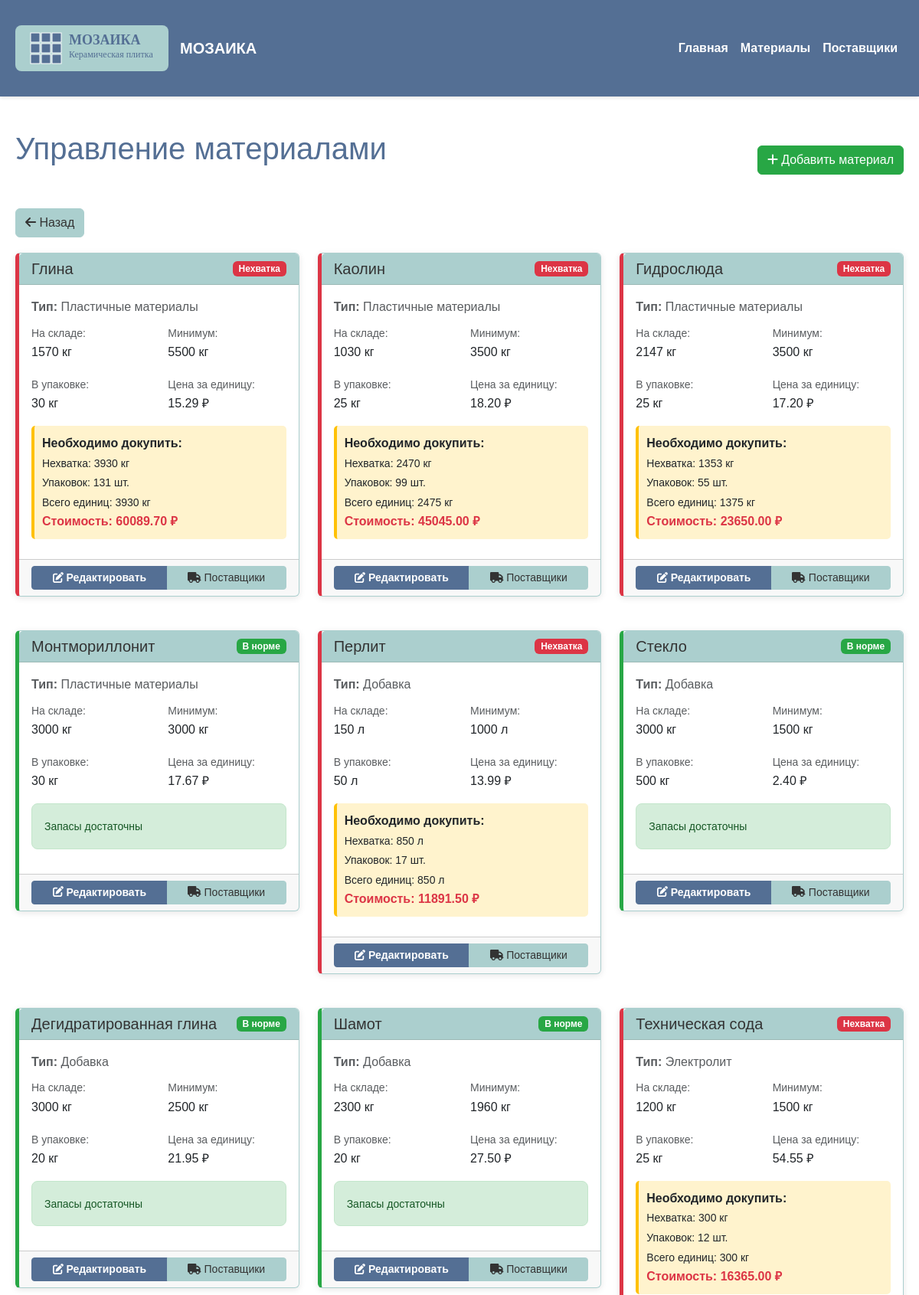
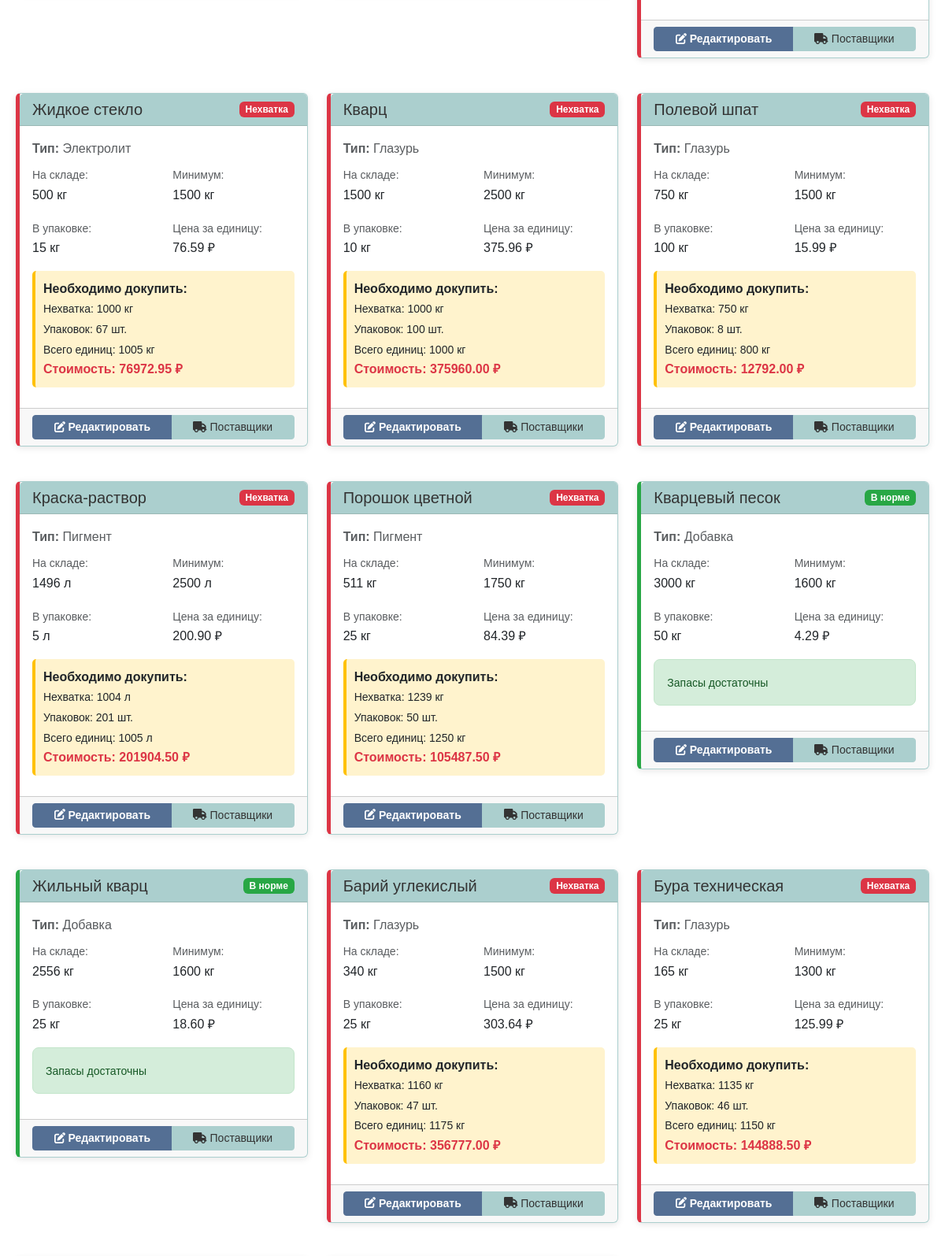
The page /materials (upper part) on the database its author committed (2 pictures, top to bottom).
### models.py (models this page shows, shortened)
class Material(db.Model):
    __tablename__ = 'materials'
    id = db.Column(db.Integer, primary_key=True)
    name = db.Column(db.String(200), nullable=False)
    type_id = db.Column(db.Integer, db.ForeignKey('material_types.id'), nullable=False)
    description = db.Column(db.Text)
    unit_of_measure = db.Column(db.String(20), nullable=False)  # единица измерения
    quantity_in_package = db.Column(db.Integer, nullable=False, default=1)  # количество в упаковке
    quantity_in_stock = db.Column(db.Integer, nullable=False, default=0)  # количество на складе
    min_quantity = db.Column(db.Integer, nullable=False, default=0)  # минимальное количество
    price_per_unit = db.Column(db.Numeric(10, 2), nullable=False)  # цена за единицу
    created_at = db.Column(db.DateTime, default=datetime.utcnow)
    updated_at = db.Column(db.DateTime, default=datetime.utcnow, onupdate=datetime.utcnow)
    def calculate_min_purchase_cost(self):
        if self.quantity_in_stock >= self.min_quantity:
            return 0.0
        shortage = self.min_quantity - self.quantity_in_stock
        packages_needed = (shortage + self.quantity_in_package - 1) // self.quantity_in_package
        total_units_to_buy = packages_needed * self.quantity_in_package
        cost = float(total_units_to_buy * self.price_per_unit)
        return round(cost, 2)
    def get_shortage_info(self):
        if self.quantity_in_stock >= self.min_quantity:
            return {
                'has_shortage': False,
                'shortage_amount': 0,
                'packages_needed': 0,
                'total_units_to_buy': 0,
                'min_purchase_cost': 0.0
            }
        shortage = self.min_quantity - self.quantity_in_stock
        packages_needed = (shortage + self.quantity_in_package - 1) // self.quantity_in_package
        total_units_to_buy = packages_needed * self.quantity_in_package
        cost = self.calculate_min_purchase_cost()
        return {
            'has_shortage': True,
            'shortage_amount': shortage,
            'packages_needed': packages_needed,
            'total_units_to_buy': total_units_to_buy,
            'min_purchase_cost': cost
        }

class MaterialType(db.Model):
    __tablename__ = 'material_types'
    id = db.Column(db.Integer, primary_key=True)
    name = db.Column(db.String(100), nullable=False, unique=True)
    description = db.Column(db.Text)
    materials = db.relationship('Material', backref='material_type', lazy=True)

### routes.py (the view)
@app.route('/materials')
def materials():
    try:
        materials_list = Material.query.join(MaterialType).all()
        materials_with_costs = []
        for material in materials_list:
            material_data = {
                'material': material,
                'shortage_info': material.get_shortage_info()
            }
            materials_with_costs.append(material_data)
        return render_template('materials.html', materials=materials_with_costs)
    except Exception as e:
        logging.error(f"Error loading materials: {e}")
        flash('Ошибка при загрузке списка материалов', 'error')
        return render_template('error.html', error="Не удалось загрузить список материалов")

### templates/materials.html (shortened to what this page needs)
{% extends "base.html" %}
{% block page_header %}
<div class="d-flex justify-content-between align-items-center mb-4">
    <h1>Управление материалами</h1>
    <a href="{{ url_for('add_material') }}" class="btn btn-success">
        <i class="fas fa-plus"></i> Добавить материал
    </a>
</div>
{% endblock %}
{% block content %}
<div class="back-button">
    <a href="{{ url_for('index') }}" class="btn btn-secondary">
        <i class="fas fa-arrow-left"></i> Назад
    </a>
</div>
{% if materials %}
    <div class="row">
        {% for material_data in materials %}
            {% set material = material_data.material %}
            {% set shortage_info = material_data.shortage_info %}
            <div class="col-lg-6 col-xl-4 mb-4">
                <div class="card material-card {{ 'shortage-highlight' if shortage_info.has_shortage else 'adequate-stock' }}">
                    <div class="card-header d-flex justify-content-between align-items-center">
                        <h5 class="card-title mb-0">{{ material.name }}</h5>
                        {% if shortage_info.has_shortage %}
                            <span class="badge badge-shortage">Нехватка</span>
                        {% else %}
                            <span class="badge badge-ok">В норме</span>
                        {% endif %}
                    </div>
                    <div class="card-body">
                        <p class="text-muted mb-2">
                            <strong>Тип:</strong> {{ material.material_type.name }}
                        </p>
                        <div class="row mb-3">
                            <div class="col-6">
                                <small class="text-muted">На складе:</small><br>
                                <span class="h6">{{ material.quantity_in_stock }} {{ material.unit_of_measure }}</span>
                            </div>
                            <div class="col-6">
                                <small class="text-muted">Минимум:</small><br>
                                <span class="h6">{{ material.min_quantity }} {{ material.unit_of_measure }}</span>
                            </div>
                        </div>
                        <div class="row mb-3">
                            <div class="col-6">
                                <small class="text-muted">В упаковке:</small><br>
                                <span>{{ material.quantity_in_package }} {{ material.unit_of_measure }}</span>
                            </div>
                            <div class="col-6">
                                <small class="text-muted">Цена за единицу:</small><br>
                                <span>{{ "%.2f"|format(material.price_per_unit) }} ₽</span>
                            </div>
                        </div>
                        {% if shortage_info.has_shortage %}
                            <div class="cost-highlight">
                                <strong>Необходимо докупить:</strong><br>
                                <small>Нехватка: {{ shortage_info.shortage_amount }} {{ material.unit_of_measure }}</small><br>
                                <small>Упаковок: {{ shortage_info.packages_needed }} шт.</small><br>
                                <small>Всего единиц: {{ shortage_info.total_units_to_buy }} {{ material.unit_of_measure }}</small><br>
                                <strong class="text-danger">
                                    Стоимость: {{ "%.2f"|format(shortage_info.min_purchase_cost) }} ₽
                                </strong>
                            </div>
                        {% else %}
                            <div class="alert alert-success">
                                <small>Запасы достаточны</small>
                            </div>
                        {% endif %}
                    </div>
                    <div class="card-footer">
                        <div class="btn-group w-100" role="group">
                            <a href="{{ url_for('edit_material', id=material.id) }}"
                               class="btn btn-primary btn-sm">
                                <i class="fas fa-edit"></i> Редактировать
                            </a>
                            <a href="{{ url_for('material_suppliers', id=material.id) }}"
                               class="btn btn-secondary btn-sm">
                                <i class="fas fa-truck"></i> Поставщики
                            </a>
                        </div>
                    </div>
                </div>
            </div>
        {% endfor %}
    </div>
                    {% set total_materials = materials|length %}
                    {% set shortage_materials = materials|selectattr('shortage_info.has_shortage')|list %}
                    {% set total_shortage_cost = shortage_materials|sum(attribute='shortage_info.min_purchase_cost') %}
{% endif %}
{% endblock %}

### static/css/style.css (style rules this page uses)
body { font-family: 'Comic Sans MS', cursive, sans-serif; background-color: #FFFFFF; color: #333; margin: 0; padding: 0; line-height: 1.6; }
h1, h2, h3, h4, h5, h6 { font-family: 'Comic Sans MS', cursive, sans-serif; color: #546F94; margin-bottom: 15px; }
h1 { font-size: 2.5em; text-align: center; margin-bottom: 30px; }
.btn-primary { background-color: #546F94; border-color: #546F94; font-family: 'Comic Sans MS', cursive, sans-serif; font-weight: bold; }
.btn-secondary { background-color: #ABCFCE; border-color: #ABCFCE; color: #333; font-family: 'Comic Sans MS', cursive, sans-serif; }
.btn-success { background-color: #28a745; border-color: #28a745; font-family: 'Comic Sans MS', cursive, sans-serif; }
.card { border: 1px solid #ABCFCE; box-shadow: 0 2px 8px rgba(0,0,0,0.1); margin-bottom: 20px; }
.card-header { background-color: #ABCFCE; color: #333; font-weight: bold; border-bottom: 1px solid #9bb8b5; }
.card-body { background-color: #FFFFFF; }
.alert { font-family: 'Comic Sans MS', cursive, sans-serif; border-radius: 8px; }
.alert-success { background-color: #d4edda; border-color: #c3e6cb; color: #155724; }
.badge { font-family: 'Comic Sans MS', cursive, sans-serif; }
.badge-shortage { background-color: #dc3545; color: white; }
.badge-ok { background-color: #28a745; color: white; }
.material-card { transition: transform 0.2s; }
.shortage-highlight { border-left: 5px solid #dc3545; }
.adequate-stock { border-left: 5px solid #28a745; }
.cost-highlight { background-color: #fff3cd; padding: 10px; border-radius: 5px; border-left: 4px solid #ffc107; margin: 10px 0; }
.back-button { margin-bottom: 20px; }

### rows shown on the page
Material: name "Глина", quantity_in_stock "1570", unit_of_measure "кг", min_quantity "5500", unit_of_measure "кг", quantity_in_package "30", unit_of_measure "кг", price_per_unit "15.29", unit_of_measure "кг", unit_of_measure "кг"
MaterialType: material_type.name "Пластичные материалы" "Пластичные материалы" "Пластичные материалы" "Пластичные материалы"
Material: name "Каолин", quantity_in_stock "1030", unit_of_measure "кг", min_quantity "3500", unit_of_measure "кг", quantity_in_package "25", unit_of_measure "кг", price_per_unit "18.20", unit_of_measure "кг", unit_of_measure "кг"
Material: name "Гидрослюда", quantity_in_stock "2147", unit_of_measure "кг", min_quantity "3500", unit_of_measure "кг", quantity_in_package "25", unit_of_measure "кг", price_per_unit "17.20", unit_of_measure "кг", unit_of_measure "кг"
Material: name "Монтмориллонит", quantity_in_stock "3000", unit_of_measure "кг", min_quantity "3000", unit_of_measure "кг", quantity_in_package "30", unit_of_measure "кг", price_per_unit "17.67"
Material: name "Перлит", quantity_in_stock "150", unit_of_measure "л", min_quantity "1000", unit_of_measure "л", quantity_in_package "50", unit_of_measure "л", price_per_unit "13.99", unit_of_measure "л", unit_of_measure "л"
MaterialType: material_type.name "Добавка" "Добавка" "Добавка" "Добавка" "Добавка" "Добавка"
Material: name "Стекло", quantity_in_stock "3000", unit_of_measure "кг", min_quantity "1500", unit_of_measure "кг", quantity_in_package "500", unit_of_measure "кг", price_per_unit "2.40"
Material: name "Дегидратированная глина", quantity_in_stock "3000", unit_of_measure "кг", min_quantity "2500", unit_of_measure "кг", quantity_in_package "20", unit_of_measure "кг", price_per_unit "21.95"
Material: name "Шамот", quantity_in_stock "2300", unit_of_measure "кг", min_quantity "1960", unit_of_measure "кг", quantity_in_package "20", unit_of_measure "кг", price_per_unit "27.50"
Material: name "Техническая сода", quantity_in_stock "1200", unit_of_measure "кг", min_quantity "1500", unit_of_measure "кг", quantity_in_package "25", unit_of_measure "кг", price_per_unit "54.55", unit_of_measure "кг", unit_of_measure "кг"
MaterialType: material_type.name "Электролит" "Электролит"
Material: name "Жидкое стекло", quantity_in_stock "500", unit_of_measure "кг", min_quantity "1500", unit_of_measure "кг", quantity_in_package "15", unit_of_measure "кг", price_per_unit "76.59", unit_of_measure "кг", unit_of_measure "кг"
Material: name "Кварц", quantity_in_stock "1500", unit_of_measure "кг", min_quantity "2500", unit_of_measure "кг", quantity_in_package "10", unit_of_measure "кг", price_per_unit "375.96", unit_of_measure "кг", unit_of_measure "кг"
MaterialType: material_type.name "Глазурь" "Глазурь" "Глазурь" "Глазурь"
Material: name "Полевой шпат", quantity_in_stock "750", unit_of_measure "кг", min_quantity "1500", unit_of_measure "кг", quantity_in_package "100", unit_of_measure "кг", price_per_unit "15.99", unit_of_measure "кг", unit_of_measure "кг"
Material: name "Краска-раствор", quantity_in_stock "1496", unit_of_measure "л", min_quantity "2500", unit_of_measure "л", quantity_in_package "5", unit_of_measure "л", price_per_unit "200.90", unit_of_measure "л", unit_of_measure "л"
MaterialType: material_type.name "Пигмент" "Пигмент"
Material: name "Порошок цветной", quantity_in_stock "511", unit_of_measure "кг", min_quantity "1750", unit_of_measure "кг", quantity_in_package "25", unit_of_measure "кг", price_per_unit "84.39", unit_of_measure "кг", unit_of_measure "кг"
Material: name "Кварцевый песок", quantity_in_stock "3000", unit_of_measure "кг", min_quantity "1600", unit_of_measure "кг", quantity_in_package "50", unit_of_measure "кг", price_per_unit "4.29"
Material: name "Жильный кварц", quantity_in_stock "2556", unit_of_measure "кг", min_quantity "1600", unit_of_measure "кг", quantity_in_package "25", unit_of_measure "кг", price_per_unit "18.60"
Material: name "Барий углекислый", quantity_in_stock "340", unit_of_measure "кг", min_quantity "1500", unit_of_measure "кг", quantity_in_package "25", unit_of_measure "кг", price_per_unit "303.64", unit_of_measure "кг", unit_of_measure "кг"
Material: name "Бура техническая", quantity_in_stock "165", unit_of_measure "кг", min_quantity "1300", unit_of_measure "кг", quantity_in_package "25", unit_of_measure "кг", price_per_unit "125.99", unit_of_measure "кг", unit_of_measure "кг"

### other values the page prints
{{ shortage_info.shortage_amount }} "3930" "2470" "1353" "850" "300" "1000" "1000" "750" "1004" "1239" "1160" "1135"
{{ shortage_info.packages_needed }} "131" "99" "55" "17" "12" "67" "100" "8" "201" "50" "47" "46"
{{ shortage_info.total_units_to_buy }} "3930" "2475" "1375" "850" "300" "1005" "1000" "800" "1005" "1250" "1175" "1150"
{{ "%.2f"|format(shortage_info.min_purchase_cost) }} "60089.70" "45045.00" "23650.00" "11891.50" "16365.00" "76972.95" "375960.00" "12792.00" "201904.50" "105487.50" "356777.00" "144888.50"
